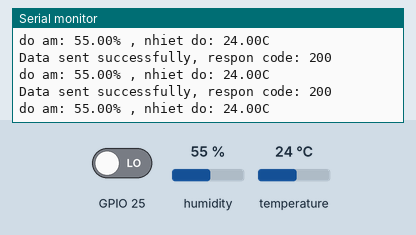
The sketch below on a simulated ESP32. On the bench: the last lines printed to the serial monitor. The inputs (shaded band) are chosen by the test bench; at power-on: humidity 55 %, temperature 24 °C, GPIO 25 LOW. WiFi joins after 1.5 s; servers stay silent unless stated; uploads are accepted with an empty reply.

Above: at 2.7 s.
2.8 s: humidity set to 22 %
At 3.82 s:
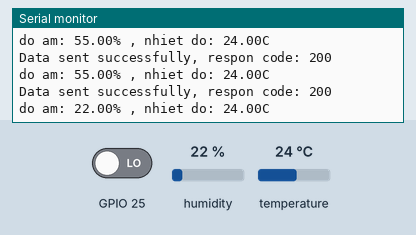
4.3 s: temperature set to 12 °C
At 4.34 s:
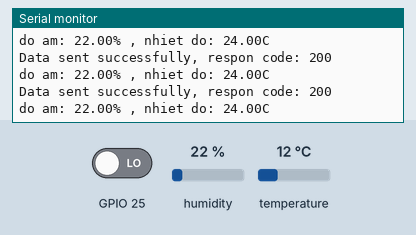
5.8 s: humidity set to 40 %
At 5.93 s:
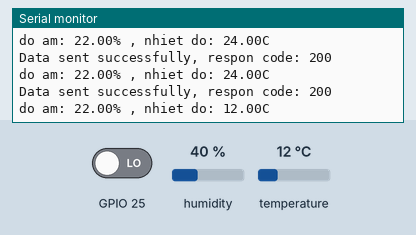
Timing chart, 0 to 8.8 s (numbered marks = the images above; inputs shaded):
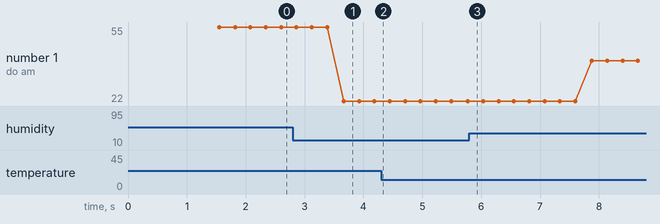

Measured:
- after the input at 2.8 s, the serial monitor: prints a new line after 0.87 s (image 1)
- plotted number 1: 55 → 22 after the input at 2.8 s, 22 → 40 after the input at 5.8 s

The sketch:

dht11.ino
```cpp
#include <WiFi.h>
#include <HTTPClient.h>
#include <DHT.h>

const char* ssid = "Phong T1 2.4GHZ";
const char* password = "03030303";
const char* FIREBASE_HOST ="smarthome-f802f-default-rtdb.firebaseio.com";
const char* FIREBASE_AUTH="SlZufiwlp9TJsbB0eN1H7GCsolr1";
const char* databaseURL="https://smarthome-f802f-default-rtdb.firebaseio.com/data.json";

#define DHT_PIN  32

DHT dht(DHT_PIN, DHT11);


void setup(){
  // mở cổng giao tiếp serial để mở thông báo bên màn hình
  Serial.begin(9600);
  // kết nối wifi
  WiFi.begin(ssid, password);

  // kiểm tra wifi
  while(WiFi.status() != WL_CONNECTED){

    Serial.println("Connecting to wifi.........");
  }

  Serial.println("Connected to wifi");
  // bat dau cho cam bien doc
  dht.begin();


}

void loop(){


  int but = digitalRead(25);

  // bien doc du lieu
  float hiumidity = dht.readHumidity();
  float temp = dht.readTemperature();
  // kiem tra du lieu xem co doc thanh cong kh( nan = error)
  // thanh cong dong goi sang goi chuoi JSON

    Serial.printf("do am: %.2f%% , nhiet do: %.2fC\n", hiumidity, temp);


  // send data to firebase = protocol HTTP
  String data= String("{\"temp\":") + String(hiumidity) + String(",\"hiumidity\":") + String(temp) + String("}");
  HTTPClient http;
  http.begin(databaseURL);
  http.addHeader("Content-Type", "application/json");
  http.addHeader("Authorization", FIREBASE_AUTH);

  int httpResponseCode = http.PUT(data);

  if(httpResponseCode > 0){
    Serial.print("Data sent successfully, respon code: ");
    Serial.println(httpResponseCode);
  }
  else{
    Serial.print("error sending data, response code: ");
    Serial.println(httpResponseCode);
  }

  http.end();
  delay(30);
  if(httpResponseCode == 200){
   String response = http.getString();
  float tempFirebase = response.toFloat();
  }
  delay(30);

}
```
